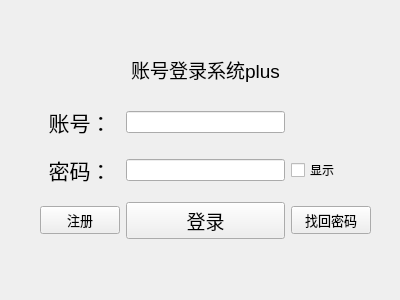
<?xml version="1.0" encoding="UTF-8"?>
<ui version="4.0">
 <class>Widget</class>
 <widget class="QWidget" name="Widget">
  <property name="geometry">
   <rect>
    <x>0</x>
    <y>0</y>
    <width>400</width>
    <height>300</height>
   </rect>
  </property>
  <property name="windowTitle">
   <string>Form</string>
  </property>
  <widget class="QWidget" name="layoutWidget">
   <property name="geometry">
    <rect>
     <x>40</x>
     <y>40</y>
     <width>331</width>
     <height>211</height>
    </rect>
   </property>
   <layout class="QGridLayout" name="allLayout" rowstretch="0,0,0,0" columnstretch="1,3,1">
    <item row="0" column="0">
     <spacer name="horizontalSpacer">
      <property name="orientation">
       <enum>Qt::Horizontal</enum>
      </property>
      <property name="sizeHint" stdset="0">
       <size>
        <width>40</width>
        <height>20</height>
       </size>
      </property>
     </spacer>
    </item>
    <item row="0" column="1">
     <widget class="QLabel" name="title_label">
      <property name="maximumSize">
       <size>
        <width>16777215</width>
        <height>40</height>
       </size>
      </property>
      <property name="text">
       <string>&lt;html&gt;&lt;head/&gt;&lt;body&gt;&lt;p align=&quot;center&quot;&gt;&lt;span style=&quot; font-size:14pt;&quot;&gt;账号登录系统plus&lt;/span&gt;&lt;/p&gt;&lt;/body&gt;&lt;/html&gt;</string>
      </property>
     </widget>
    </item>
    <item row="0" column="2">
     <spacer name="horizontalSpacer_2">
      <property name="orientation">
       <enum>Qt::Horizontal</enum>
      </property>
      <property name="sizeHint" stdset="0">
       <size>
        <width>40</width>
        <height>20</height>
       </size>
      </property>
     </spacer>
    </item>
    <item row="1" column="0">
     <widget class="QLabel" name="id_label">
      <property name="text">
       <string>&lt;html&gt;&lt;head/&gt;&lt;body&gt;&lt;p align=&quot;center&quot;&gt;&lt;span style=&quot; font-size:16pt;&quot;&gt;账号：&lt;/span&gt;&lt;/p&gt;&lt;/body&gt;&lt;/html&gt;</string>
      </property>
     </widget>
    </item>
    <item row="1" column="1">
     <widget class="QLineEdit" name="id_line"/>
    </item>
    <item row="1" column="2">
     <spacer name="idSpacer_">
      <property name="orientation">
       <enum>Qt::Horizontal</enum>
      </property>
      <property name="sizeHint" stdset="0">
       <size>
        <width>40</width>
        <height>20</height>
       </size>
      </property>
     </spacer>
    </item>
    <item row="2" column="0">
     <widget class="QLabel" name="password_label">
      <property name="text">
       <string>&lt;html&gt;&lt;head/&gt;&lt;body&gt;&lt;p align=&quot;center&quot;&gt;&lt;span style=&quot; font-size:16pt;&quot;&gt;密码：&lt;/span&gt;&lt;/p&gt;&lt;/body&gt;&lt;/html&gt;</string>
      </property>
     </widget>
    </item>
    <item row="2" column="1">
     <widget class="QLineEdit" name="password_line"/>
    </item>
    <item row="2" column="2" alignment="Qt::AlignLeft">
     <widget class="QCheckBox" name="canseebox">
      <property name="text">
       <string>显示</string>
      </property>
     </widget>
    </item>
    <item row="3" column="0">
     <widget class="QPushButton" name="EnrollButton">
      <property name="font">
       <font>
        <pointsize>10</pointsize>
       </font>
      </property>
      <property name="text">
       <string>注册</string>
      </property>
     </widget>
    </item>
    <item row="3" column="1">
     <widget class="QPushButton" name="loginButton">
      <property name="enabled">
       <bool>true</bool>
      </property>
      <property name="minimumSize">
       <size>
        <width>79</width>
        <height>0</height>
       </size>
      </property>
      <property name="font">
       <font>
        <pointsize>14</pointsize>
       </font>
      </property>
      <property name="text">
       <string>登录</string>
      </property>
     </widget>
    </item>
    <item row="3" column="2">
     <widget class="QPushButton" name="RetrieveButton">
      <property name="font">
       <font>
        <pointsize>10</pointsize>
       </font>
      </property>
      <property name="text">
       <string>找回密码</string>
      </property>
     </widget>
    </item>
   </layout>
  </widget>
 </widget>
 <resources/>
 <connections/>
</ui>
